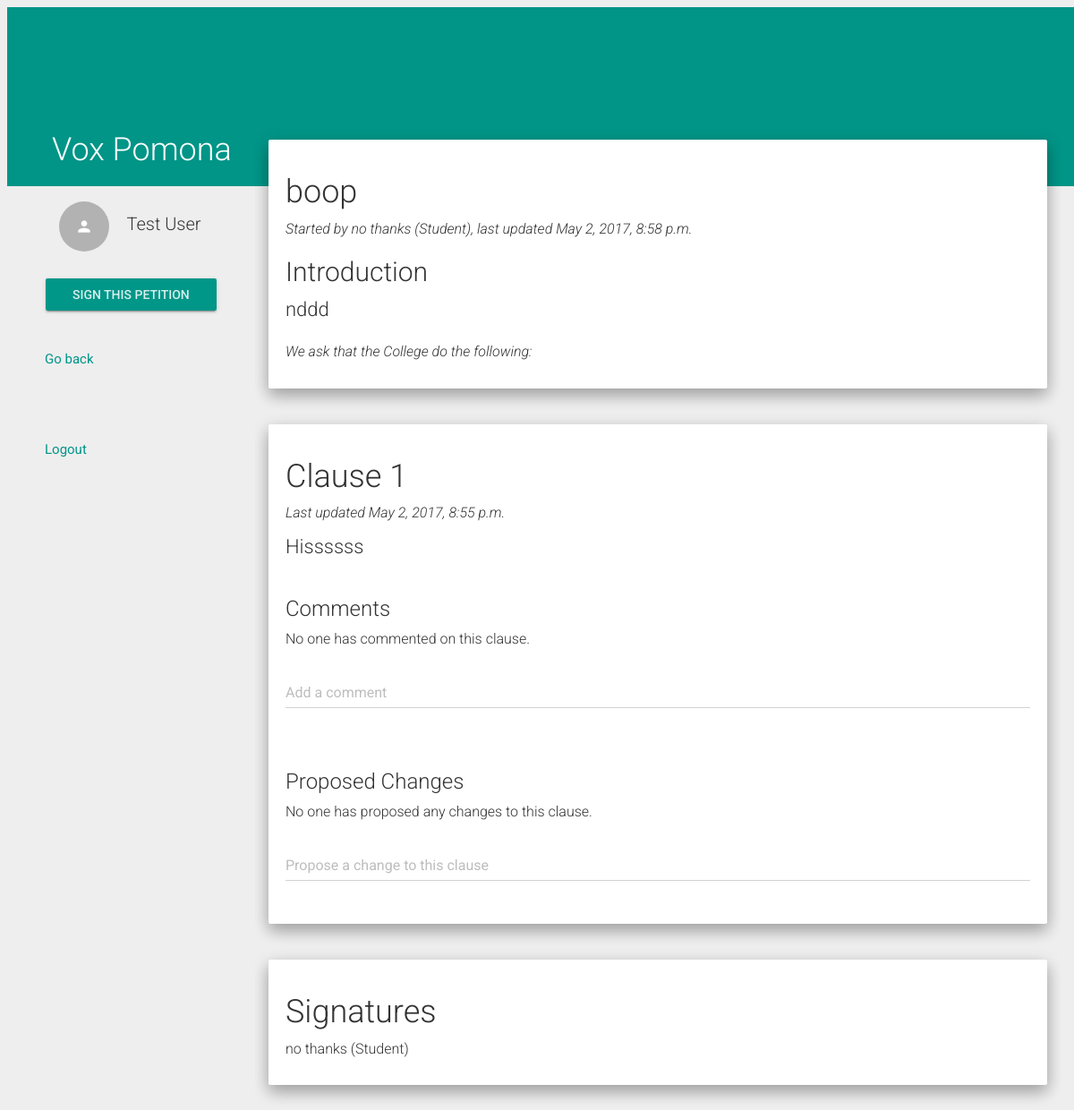
Screenshot of /view_petition/14/ (signed in) with the database file from the repository.
### VoxPomona/models.py (models this page shows, shortened)
class UserInfo(models.Model):
    email = models.EmailField(max_length = 100, unique = True)
    name = models.CharField(max_length = 100)
    USER_TYPE = (('STU','Student'), ('STA','Staff'),('FAC','Faculty'))
    user_type = models.CharField(max_length = 3, choices = USER_TYPE, default = 'STU')
    user = models.OneToOneField(settings.AUTH_USER_MODEL, related_name = "UserInfo", on_delete = models.CASCADE)
    def get_user_type(self):
        ty = self.user_type
        if ty == "STU":
            return "Student"
        elif ty == "STA":
            return "Staff"
        else:
            return "Faculty"
    def __str__(self):
        return (self.email)

class Petition(models.Model):
    userID = models.ForeignKey(UserInfo, to_field = 'email', on_delete = models.CASCADE)
    petitionID = models.AutoField(primary_key = True)
    ACADEMICS = 'AC'
    ADMINISTRATIVE_ACTION = 'AA'
    CAMPUS_FACILITIES = 'CF'
    COLLEGE_POLICY = 'CP'
    DINING_HALLS = 'DH'
    EXTRACURRICULAR_ACTIVITIES = 'EA'
    RESIDENCE_HALLS = 'RH'
    OTHER = 'OT'
    PETITION_CATEGORY_CHOICES = (
        (ACADEMICS,'Academics'),
        (ADMINISTRATIVE_ACTION, 'Administrative Action'),
        (CAMPUS_FACILITIES, 'Campus Facilities'),
        (COLLEGE_POLICY, 'Campus Policy'),
        (DINING_HALLS, 'Dining Halls'),
        (EXTRACURRICULAR_ACTIVITIES, 'Extracurricular Activities'),
        (RESIDENCE_HALLS, 'Residence Halls'),
        (OTHER,'Other'),
        )
    category = models.CharField(
        max_length = 2,
        choices = PETITION_CATEGORY_CHOICES,
        blank = True
        )
    open_time = models.DateTimeField()
    last_updated = models.DateTimeField()
    threshold = 10
    title = models.CharField(max_length = 100)
    summary = models.CharField(max_length = 1000)
    PERM_CHOICES = (('1','view'),('2','view, sign'),('3','view, sign, comment'),
        ('4','view, sign, comment, propose changes'))
    stu_permission = models.CharField(max_length = 1, choices = PERM_CHOICES, default = 4)
    sta_permission = models.CharField(max_length = 1, choices = PERM_CHOICES, default = 4)
    fac_permission = models.CharField(max_length = 1, choices = PERM_CHOICES, default = 4)
    finalized = models.BooleanField()
    def get_creator_name(self):
        creator = self.userID
        user = UserInfo.objects.get(email=creator)
        return user.name
    def get_creator_user_type(self):
        return self.userID.get_user_type()
    def get_signatures(self):
        return Sign.objects.filter(petitionID=self.petitionID)

class Clause(models.Model):
    clauseID = models.AutoField(primary_key=True)
    petitionID = models.ForeignKey(Petition, on_delete=models.CASCADE)
    index = models.IntegerField()
    content = models.CharField(max_length=500, default='New Clause')
    time = models.DateTimeField(auto_now_add=True)
    def has_comments(self):
        if Comment.objects.filter(clauseID=self.clauseID):
            return True
        else:
            return False
    def has_changes(self):
        if Change.objects.filter(clauseID=self.clauseID):
            return True
        else:
            return False

class Sign(models.Model):
    userID = models.ForeignKey(UserInfo, to_field = 'email', on_delete=models.CASCADE)
    petitionID = models.ForeignKey(Petition) #on-delete???
    time = models.DateTimeField()
    def get_name(self):
        return self.userID.name
    def get_user_type(self):
        return self.userID.get_user_type()
    class Meta:
        unique_together = ("userID","petitionID")

### VoxPomona/views.py (the view, shortened to what this page needs)
# urls.py: url(r'^view_petition/([0-9]+)/$', views.view_petition_view, name='view_petition'),
@login_required
def view_petition_view(request,pid):
    user_info = request.user.UserInfo
    this_petition = Petition.objects.get(petitionID=pid)
    if this_petition.finalized:
        return redirect(this_petition.get_url())
    user_type = user_info.user_type
    if user_type == 'STU':
        user_perm = this_petition.stu_permission
    elif user_type =='FAC':
        user_perm = this_petition.fac_permission
    else:
        user_perm = this_petition.sta_permission
    is_owner = this_petition.userID == user_info
    if Sign.objects.filter(userID=user_info, petitionID=this_petition):
        sign_status = True
    else:
        sign_status = False
    pet_clauses = Clause.objects.filter(petitionID=this_petition).order_by('index')
    change_list = Change.objects.filter(clauseID__in=pet_clauses)
    comment_list = Comment.objects.filter(clauseID__in=pet_clauses).order_by('time')
    change_votes = {}
    for change in change_list:
        currVo =ChangeVote.objects.filter(changeID=change.changeID)
        change_votes[change.changeID] = currVo
    if (request.GET.get('delete_btn')):
        Sign.objects.filter(petitionID=this_petition).delete()
        this_petition.delete()
        return redirect('/home')
    petDict = {
       'petition' : this_petition, \
       'clauses' : pet_clauses, \
       'user_perm' : int(user_perm), \
       'sign_status': sign_status, \
       'is_owner' : is_owner, \
       'comments' : comment_list, \
       'changes' : change_list, \
       'change_votes' : change_votes
    }
    return render(request,'view_petition.html',petDict)

### VoxPomona/templates/view_petition.html (shortened to what this page needs)
{% extends 'base.html' %}
{% load staticfiles %}
{% block content %}
<nav class="col-xs-3 menu">
  <div class="user_menu">
    <a href="/profile"><div class="list-group withripple">
      <div class="list-group-item">
        <div class="row-action-primary">
          <i class="material-icons">person</i>
        </div>
        <div class="row-content">
          <h4 class="list-group-item-heading ">{{ user.UserInfo.name }}</h4>
        </div>
      </div>
    </div></a>
    <div class="btn-group-vertical">
      {% if sign_status %}
        <form action="#" method="get">
          <input type="submit" class="btn btn-raised btn-primary" value="Revoke Signature" name="revoke_btn">
        </form>
      {% elif user_perm > 1 %}
        <form action="#" method="get">
          <input type="submit" class="btn btn-raised btn-primary" value="Sign This Petition" name="sign_btn">
        </form>
      {% endif %}
    </div>
  </div>
  <ul>
    <a href="/home"><li class="withripple" data-target="#about">Go back</li></a>
    <li></li>
    <a href="/logout/"><li class="withripple">Logout</li></a>
  </ul>
</nav>
<div class="pages col-xs-9">
	<div class ="well">
    <h1>{{ petition.title }}</h1>
    <p><em>Started by {{ petition.get_creator_name }} ({{ petition.get_creator_user_type }}), last updated {{ petition.last_updated }}</em></p>
    <h2> Introduction </h2>
    <span class="pet_content">{{ petition.summary }}</span>
    <br /> <br />
    <p><em>We ask that the College do the following:</em></p>
  </div>
  <br />
  {% for cl in clauses %}
    <div class="well">
      <div class="row">
        <div class="col-md-10">
          <h1>Clause {{ forloop.counter }}</h1>
          <p><em>Last updated {{ cl.time }}</em></p>
        </div>
        <div class="col-md-2">
        </div>
      </div>
      <span class="pet_content">{{ cl.content }}</span>
      <br /> <br />
      <h3>Comments</h3>
      {% if cl.has_comments %}
        {% for c in comments %}
          {% if c.clauseID.clauseID == cl.clauseID %}
            <div class="row">
              {% if c.userID.email == user.UserInfo.email %}
                <div class="col-md-9">
                  <br />
                  <p> <b>{{ c.get_name }}</b> ({{ c.userID.get_user_type }}): {{ c.content }} </p>
                  <p><em> {{ c.time }} </em></p>
                </div>
                <div class="col-md-3">
                  <form action="/delete_comment" method="POST" class="pull-right">
                    {% csrf_token %}
                    <input type="hidden" name="comment_id" value="{{ c.commentID }}">
                    <input type="hidden" name="petition_id" value="{{ petition.petitionID }}">
                    <input type="submit" class="btn btn-danger btn-sm" value="Delete Your Comment">
                  </form>
                </div>
              {% else %}
                <div class="col-md-12">
                  <br />
                  <p> <b>{{ c.get_name }}</b> ({{ c.userID.get_user_type }}): {{ c.content }} </p>
                  <p><em> {{ c.time }} </em></p>
                </div>
              {% endif %}
            </div>
          {% endif %}
        {% endfor %}
      {% else %}
        <p>No one has commented on this clause.</p>
      {% endif %}
      {% if user_perm > 2 %}
        <form action="/add_comment" method="POST">
          <div class="form-group label-floating">
            <label class="control-label" for="focusedInput1">Add a comment</label>
            <input class="form-control" name="content" required="required">
          </div>
        </form>
      {% endif %}
      <br />
      <h3>Proposed Changes</h3>
      {% if cl.has_changes %}
        {% for c in changes %}
          {% if c.clauseID.clauseID == cl.clauseID %}
            <div class = "row">
              <div class="col-md-2">
                <form action="/upvote_change" method="POST" class="inline">
                  {% csrf_token %}
                  <input type="hidden" name="change_id" value="{{ c.changeID }}">
                  <input type="hidden" name="petition_id" value="{{ petition.petitionID }}">
                  <button type="submit" class="btn btn-no-padding"><i class="material-icons">expand_less</i></button>
                </form>
                <p class="inline"><span class="vote_count">{{ c.get_votes }}</span></p>
                <form action="/downvote_change" method="POST" class="inline">
                  {% csrf_token %}
                  <input type="hidden" name="change_id" value="{{ c.changeID }}">
                  <input type="hidden" name="petition_id" value="{{ petition.petitionID }}">
                  <button type="submit" class="btn btn-no-padding"><i class="material-icons">expand_more</i></button>
                </form>
              </div>
              {% if is_owner %}
                <div class="col-md-6">
                  <br />
                  <p><b>{{ c.get_name }}</b> ({{ c.userID.get_user_type }}):
                    {% if c.content|length > 0 %}
                      <em><span class="text-success">Change to:</span></em> <br />
                      {{ c.content }}
                    {% else %}
                      <em><span class="text-danger">Delete this clause</span></em>
                    {% endif %}
                  </p>
                  <p><em> {{ c.time }} </em></p>
                </div>
                <div class="col-md-4">
                  <form action="/accept_change" method="POST" class="pull-right">
                    {% csrf_token %}
                    <input type="hidden" name="change_id" value="{{ c.changeID }}">
                    <input type="hidden" name="clause_id" value="{{ cl.clauseID }}">
                    <input type="hidden" name="petition_id" value="{{ petition.petitionID }}">
                    <input type="submit" class="btn btn-success btn-sm" value="Accept Change">
                  </form>
                  <form action="/reject_change" method="POST" class="pull-right">
                    {% csrf_token %}
                    <input type="hidden" name="change_id" value="{{ c.changeID }}">
                    <input type="hidden" name="clause_id" value="{{ cl.clauseID }}">
                    <input type="hidden" name="petition_id" value="{{ petition.petitionID }}">
                    <input type="submit" class="btn btn-danger btn-sm" value="Reject Change">
                  </form>
                </div>
              {% elif not is_owner %}
                {% if c.userID.email == user.UserInfo.email %}
                  <div class="col-md-8">
                    <br />
                    <p><b>{{ c.get_name }}</b> ({{ c.userID.get_user_type }}):
                      {% if c.content|length > 0 %}
                        <em><span class="text-success">Change to:</span></em> <br />
                        {{ c.content }}
                      {% else %}
                        <em><span class="text-danger">Delete this clause</span></em>
                      {% endif %}
                    </p>
                    <p><em> {{ c.time }} </em></p>
                  </div>
                  <div class="col-md-2">
                    <form action="/reject_change" method="POST" class="pull-right">
                      {% csrf_token %}
                      <input type="hidden" name="change_id" value="{{ c.changeID }}">
                      <input type="hidden" name="clause_id" value="{{ cl.clauseID }}">
                      <input type="hidden" name="petition_id" value="{{ petition.petitionID }}">
                      <input type="submit" class="btn btn-danger btn-sm" value="Delete This Change">
                    </form>
                  </div>
                {% else %}
                  <div class="col-md-10">
                    <br />
                    <p><b>{{ c.get_name }}</b> ({{ c.userID.get_user_type }}):
                      {% if c.content|length > 0 %}
                        <em><span class="text-success">Change to:</span></em> <br />
                        {{ c.content }}
                      {% else %}
                        <em><span class="text-danger">Delete this clause</span></em>
                      {% endif %}
                    </p>
                    <p><em> {{ c.time }} </em></p>
                  </div>
                {% endif %}
              {% endif %}
            </div>
          {% endif %}
        {% endfor %}
        <br />
      {% else %}
        <p>No one has proposed any changes to this clause.</p>
      {% endif %}
      {% if user_perm > 3 %}
        <form action="/add_change" method="POST">
          <div class="form-group label-floating">
            <label class="control-label" for="focusedInput1">Propose a change to this clause</label>
            <input class="form-control" name="content">
          </div>
        </form>
      {% endif %}
    </div>
    <br />
  {% endfor %}
  <div class ="well">
    <h1>Signatures</h1>
    {% for sig in petition.get_signatures %}
      <p>{{sig.get_name}} ({{sig.get_user_type}})</p>
    {% endfor %}
  </div>
</div>
{% endblock %}

### VoxPomona/static/css/base.css (style rules this page uses)
* { box-sizing: border-box; }
.menu { overflow: auto; padding: 0; top: 225px; position: fixed; width: 22.5%; }
.menu, .menu * { -webkit-user-select: none; -moz-user-select: none; user-select: none; }
.menu ul { margin-left: 10px; padding: 0; }
.menu ul li { list-style: none; padding: 20px 0 20px 40px; font-size: 15px; font-weight: normal; cursor: pointer; }
.menu .user_menu { margin-left: 50px; }
.menu .user_menu input, a { width: 100%; }
.pages { position: absolute; top: 0; right: 15px; z-index: 4; padding: 15px; padding-top: 156px; overflow: auto; width: 75%; }
.pages > div { padding: 0 5px; padding-top: 128px; }
.pet_content { font-size: 22px; }

### rows the page displays
Petition: title "boop", get_creator_name "no thanks", get_creator_user_type "Student", last_updated "May 2, 2017, 8:58 p.m.", summary "nddd"
Clause: time "May 2, 2017, 8:55 p.m.", content "Hissssss", shows "No one has commented on this clause.", shows "No one has proposed any changes to this clause."
Sign: get_name "no thanks", get_user_type "Student"

### other values shown
{{ user.UserInfo.name }} "Test User"
